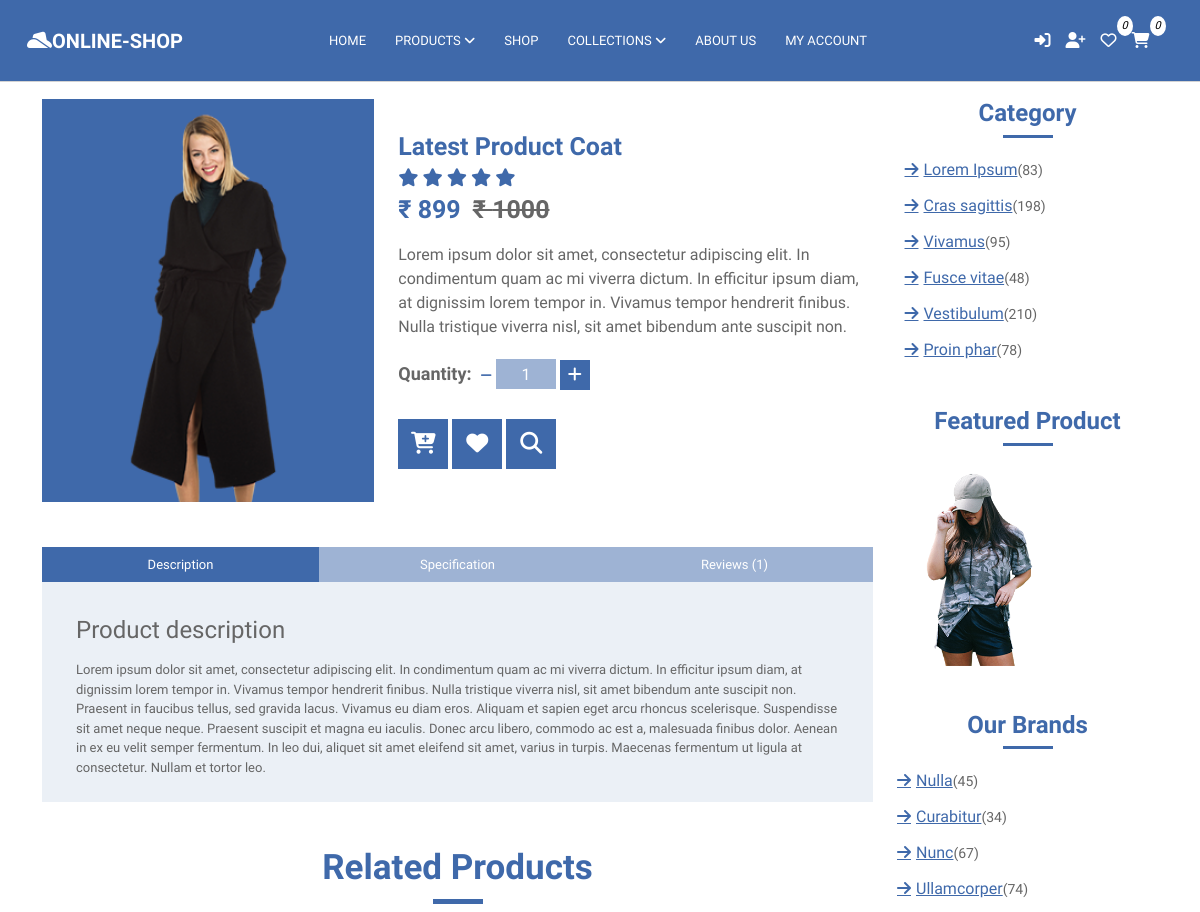
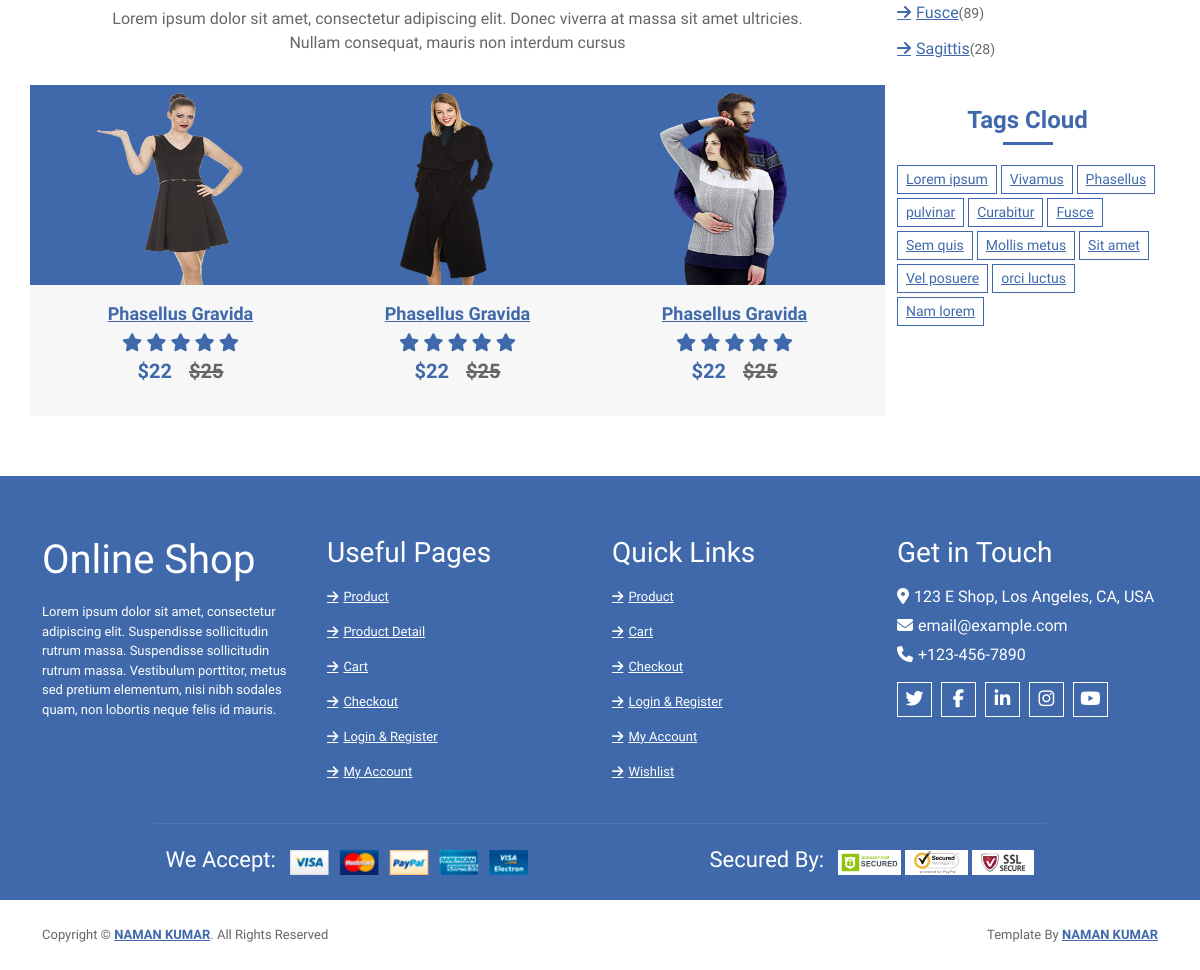
The app's page /product/3 with its own data (2 pictures, top to bottom).
### app/models.py (models this page shows, shortened)
class Products(models.Model):
    Product_name = models.CharField(max_length=100)
    Product_Category = models.CharField(max_length=100)
    Product_Short_Description = models.TextField(max_length=100)
    Product_Full_Description = models.TextField(max_length=100)
    Product_Price = models.CharField(max_length=100)
    Product_Discount_price = models.CharField(max_length=100)
    Product_Tag = models.CharField(max_length=500)
    Product_Seo = models.CharField(max_length=500)
    Product_Unit = models.CharField(max_length=100, default='')
    Product_img = models.ImageField(upload_to='Products', max_length=200)
    created_date = models.DateTimeField(default=timezone.now)

### app/views.py (the view)
# urls.py: path('product/<int:id>', views.product, name="product"),
def product(request, id):
    obj = Products.objects.get(pk=id)
    return render(request, 'pages/product.html', {'prod':obj})

### templates/pages/product.html (shortened to what this page needs)
{% extends "common/base.html" %}
{% load static %}
{% block content %}
            <div class="breadcrumb-wrap">
                <div class="container">
                    <ul class="breadcrumb">
                        <li class="breadcrumb-item"><a href="#">Home</a></li>
                        <li class="breadcrumb-item"><a href="#">Products</a></li>
                        <li class="breadcrumb-item active">product details</li>
                    </ul>
                </div>
            </div>
            <div class="product-detail">
                <div class="container">
                    <div class="row">
                        <div class="col-lg-9">
                            <div class="row align-items-center product-detail-top">
                                <div class="col-md-5">
                                    <div class="product-slider-single">
                                        <img src='../{{MEDIA_ROOT}}{{prod.Product_img}}' alt='Product Image'>
                                    </div>
                                </div>
                                <div class="col-md-7">
                                    <div class="product-content">
                                        <div class="title"><h2>{{prod.Product_name}}</h2></div>
                                        <div class="ratting">
                                            <i class="fa fa-star"></i>
                                            <i class="fa fa-star"></i>
                                            <i class="fa fa-star"></i>
                                            <i class="fa fa-star"></i>
                                            <i class="fa fa-star"></i>
                                        </div>
                                        <div class="price">₹ {{prod.Product_Discount_price}}<span>₹ {{prod.Product_Price}}</span></div>
                                        <div class="details">
                                            <p>
                                                Lorem ipsum dolor sit amet, consectetur adipiscing elit. In condimentum quam ac mi viverra dictum. In efficitur ipsum diam, at dignissim lorem tempor in. Vivamus tempor hendrerit finibus. Nulla tristique viverra nisl, sit amet bibendum ante suscipit non.
                                            </p>
                                        </div>
                                        <div class="quantity">
                                            <h4>Quantity:</h4>
                                            <div class="qty">
                                                <a class="btn-minus"><i class="fa fa-minus"></i></a>
                                                <input type="text" value="1" id="qunt">
                                                <button class="btn-plus"><i class="fa fa-plus"></i></button>
                                            </div>
                                        </div>
                                        <div class="action">
                                            <a id="addtocart2"><i class="fa fa-cart-plus"></i></a>
                                            <a href="#"><i class="fa fa-heart"></i></a>
                                            <a href="#"><i class="fa fa-search"></i></a>
                                        </div>
                                    </div>
                                </div>
                            </div>
                            <div class="row product-detail-bottom">
                                <div class="col-lg-12">
                                    <ul class="nav nav-pills nav-justified">
                                        <li class="nav-item">
                                            <a class="nav-link active" data-toggle="pill" href="#description">Description</a>
                                        </li>
                                        <li class="nav-item">
                                            <a class="nav-link" data-toggle="pill" href="#specification">Specification</a>
                                        </li>
                                        <li class="nav-item">
                                            <a class="nav-link" data-toggle="pill" href="#reviews">Reviews (1)</a>
                                        </li>
                                    </ul>
                                    <div class="tab-content">
                                        <div id="description" class="container tab-pane active"><br>
                                            <h4>Product description</h4>
                                            <p>
                                                Lorem ipsum dolor sit amet, consectetur adipiscing elit. In condimentum quam ac mi viverra dictum. In efficitur ipsum diam, at dignissim lorem tempor in. Vivamus tempor hendrerit finibus. Nulla tristique viverra nisl, sit amet bibendum ante suscipit non. Praesent in faucibus tellus, sed gravida lacus. Vivamus eu diam eros. Aliquam et sapien eget arcu rhoncus scelerisque. Suspendisse sit amet neque neque. Praesent suscipit et magna eu iaculis. Donec arcu libero, commodo ac est a, malesuada finibus dolor. Aenean in ex eu velit semper fermentum. In leo dui, aliquet sit amet eleifend sit amet, varius in turpis. Maecenas fermentum ut ligula at consectetur. Nullam et tortor leo.
                                            </p>
                                        </div>
                                    </div>
                                </div>
                            </div>
                            <div class="container">
                                <div class="section-header">
                                    <h3>Related Products</h3>
                                    <p>
                                        Lorem ipsum dolor sit amet, consectetur adipiscing elit. Donec viverra at massa sit amet ultricies. Nullam consequat, mauris non interdum cursus
                                    </p>
                                </div>
                            </div>
                            <div class="row align-items-center product-slider product-slider-3">
                                <div class="col-lg-3">
                                    <div class="product-item">
                                        <div class="product-image">
                                            <a href="product-detail.html">
                                                <img src="{% static 'img/product-6.png' %}" height="200px" alt="Product Image">
                                            </a>
                                        </div>
                                        <div class="product-content">
                                            <div class="title"><a href="#">Phasellus Gravida</a></div>
                                            <div class="ratting">
                                                <i class="fa fa-star"></i>
                                                <i class="fa fa-star"></i>
                                                <i class="fa fa-star"></i>
                                                <i class="fa fa-star"></i>
                                                <i class="fa fa-star"></i>
                                            </div>
                                            <div class="price">$22 <span>$25</span></div>
                                        </div>
                                    </div>
                                </div>
                                <div class="col-lg-3">
                                    <div class="product-item">
                                        <div class="product-image">
                                            <a href="product-detail.html">
                                                <img src="{% static 'img/product-5.png' %}" height="200px" alt="Product Image">
                                            </a>
                                        </div>
                                        <div class="product-content">
                                            <div class="title"><a href="#">Phasellus Gravida</a></div>
                                            <div class="ratting">
                                                <i class="fa fa-star"></i>
                                                <i class="fa fa-star"></i>
                                                <i class="fa fa-star"></i>
                                                <i class="fa fa-star"></i>
                                                <i class="fa fa-star"></i>
                                            </div>
                                            <div class="price">$22 <span>$25</span></div>
                                        </div>
                                    </div>
                                </div>
                                <div class="col-lg-3">
                                    <div class="product-item">
                                        <div class="product-image">
                                            <a href="product-detail.html">
                                                <img src="{% static 'img/product-4.png' %}" height="200px" alt="Product Image">
                                            </a>
                                        </div>
                                        <div class="product-content">
                                            <div class="title"><a href="#">Phasellus Gravida</a></div>
                                            <div class="ratting">
                                                <i class="fa fa-star"></i>
                                                <i class="fa fa-star"></i>
                                                <i class="fa fa-star"></i>
                                                <i class="fa fa-star"></i>
                                                <i class="fa fa-star"></i>
                                            </div>
                                            <div class="price">$22 <span>$25</span></div>
                                        </div>
                                    </div>
                                </div>
                                <div class="col-lg-3">
                                    <div class="product-item">
                                        <div class="product-image">
                                            <a href="product-detail.html">
                                            </a>
                                        </div>
                                        <div class="product-content">
                                            <div class="title"><a href="#">Phasellus Gravida</a></div>
                                            <div class="ratting">
                                            </div>
                                            <div class="price">$22 <span>$25</span></div>
                                        </div>
                                    </div>
                                </div>
                                <div class="col-lg-3">
                                    <div class="product-item">
                                        <div class="product-image">
                                            <a href="product-detail.html">
                                            </a>
                                        </div>
                                        <div class="product-content">
                                            <div class="title"><a href="#">Phasellus Gravida</a></div>
                                            <div class="ratting">
                                            </div>
                                            <div class="price">$22 <span>$25</span></div>
                                        </div>
                                    </div>
                                </div>
                            </div>
                        </div>
                        <div class="col-lg-3">
                            <div class="sidebar-widget category">
                                <h2 class="title">Category</h2>
                                <ul>
                                    <li><a href="#">Lorem Ipsum</a><span>(83)</span></li>
                                    <li><a href="#">Cras sagittis</a><span>(198)</span></li>
                                    <li><a href="#">Vivamus</a><span>(95)</span></li>
                                    <li><a href="#">Fusce vitae</a><span>(48)</span></li>
                                    <li><a href="#">Vestibulum</a><span>(210)</span></li>
                                    <li><a href="#">Proin phar</a><span>(78)</span></li>
                                </ul>
                            </div>
                            <div class="sidebar-widget image">
                                <h2 class="title">Featured Product</h2>
                                <a href="#">
                                    <img src="{% static 'img/product-8.png' %}" height="200px" alt="Product Image">
                                </a>
                            </div>
                            <div class="sidebar-widget brands">
                                <h2 class="title">Our Brands</h2>
                                <ul>
                                    <li><a href="#">Nulla </a><span>(45)</span></li>
                                    <li><a href="#">Curabitur </a><span>(34)</span></li>
                                    <li><a href="#">Nunc </a><span>(67)</span></li>
                                    <li><a href="#">Ullamcorper</a><span>(74)</span></li>
                                    <li><a href="#">Fusce </a><span>(89)</span></li>
                                    <li><a href="#">Sagittis</a><span>(28)</span></li>
                                </ul>
                            </div>
                            <div class="sidebar-widget tag">
                                <h2 class="title">Tags Cloud</h2>
                                <a href="#">Lorem ipsum</a>
                                <a href="#">Vivamus</a>
                                <a href="#">Phasellus</a>
                                <a href="#">pulvinar</a>
                                <a href="#">Curabitur</a>
                                <a href="#">Fusce</a>
                                <a href="#">Sem quis</a>
                                <a href="#">Mollis metus</a>
                                <a href="#">Sit amet</a>
                                <a href="#">Vel posuere</a>
                                <a href="#">orci luctus</a>
                                <a href="#">Nam lorem</a>
                            </div>
                        </div>
                    </div>
                </div>
            </div>
{% endblock %}

### static/css/style.css (style rules this page uses)
body { line-height: 1.5; font-family: 'Varela Round', sans-serif; font-weight: 400; overflow-x: hidden; }
* { margin:0; box-sizing: border-box; }
body a, p { font-size: 13px; }
:before,:after { box-sizing: border-box; }

### records on screen
Products: Product_img (picture), Product_name "Latest Product Coat", Product_Discount_price "899", Product_Price "1000"
